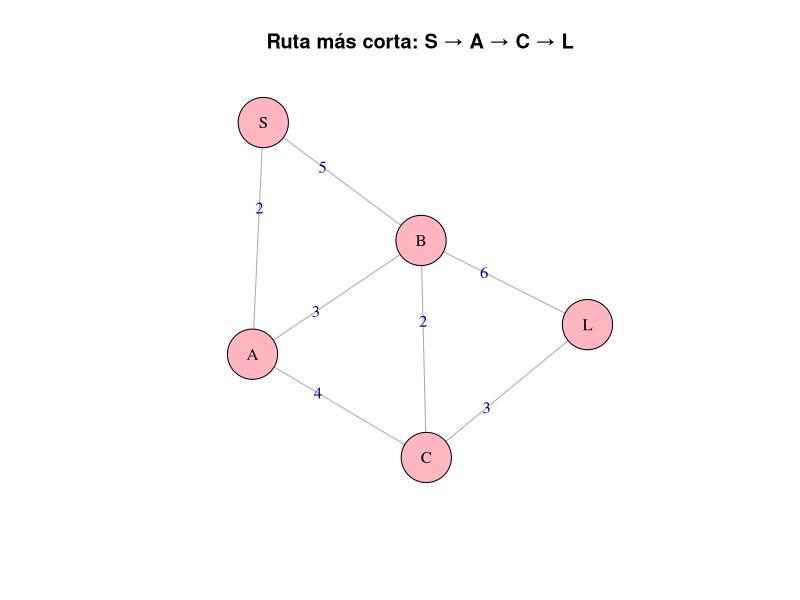

Here is the R script that generated this plot:
# Ejemplo 4
library(igraph)
m <- matrix(c(0,2,5,0,0,
              2,0,3,4,0,
              5,3,0,2,6,
              0,4,2,0,3,
              0,0,6,3,0), nrow=5, byrow=TRUE)
g <- graph_from_adjacency_matrix(m, mode="undirected", weighted=TRUE)
V(g)$name <- c("S","A","B","C","L")

ruta <- shortest_paths(g, from="S", to="L")$vpath
distancia <- distances(g)["S","L"]
print(ruta)
cat("Distancia total:", distancia, "\n")

plot(g,
     edge.label = E(g)$weight,
     vertex.size = 30,
     vertex.color = "lightpink",
     vertex.label.color = "black",
     main = "Ruta más corta: S → A → C → L")
